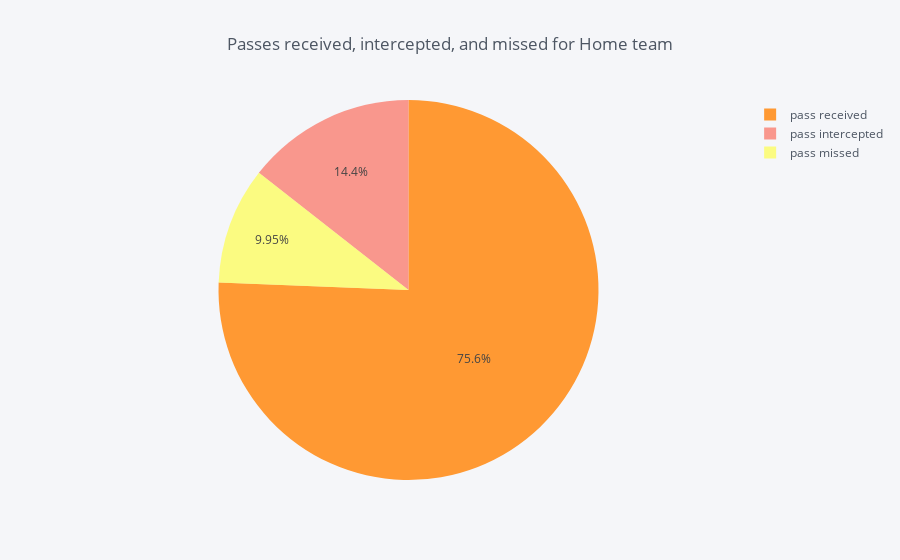

The cell this chart's notebook holds for it:
### Code cell
lanes_home_passes_df.iplot(kind='pie',values="Count",labels="Action",
                   title="Passes received, intercepted, and missed for Home team")

### Figure 1 — Plotly figure (JSON) as saved in the notebook; plotly's stock layout.template omitted (floating-point values rounded to 4 significant figures)
{"data": [{"labels": ["pass received", "pass received", "pass received", "pass received", "pass received", "pass received", "pass received", "pass received", "pass received", "pass received", "pass received", "pass received", "pass received", "pass received", "pass received", "pass received", "pass received", "pass received", "pass received", "pass received", "pass intercepted", "pass intercepted", "pass intercepted", "pass intercepted", "pass intercepted", "pass intercepted", "pass intercepted", "pass intercepted", "pass intercepted", "pass intercepted", "pass intercepted", "pass intercepted", "pass intercepted", "pass intercepted", "pass intercepted", "pass intercepted", "pass intercepted", "pass intercepted", "pass intercepted", "pass intercepted", "pass missed", "pass missed", "pass missed", "pass missed", "pass missed", "pass missed", "pass missed", "pass missed", "pass missed", "pass missed", "pass missed", "pass missed", "pass missed", "pass missed", "pass missed", "pass missed", "pass missed", "pass missed", "pass missed", "pass missed"], "marker": {"colors": ["rgba(255, 153, 51, 1.0)", "rgba(55, 128, 191, 1.0)", "rgba(50, 171, 96, 1.0)", "rgba(128, 0, 128, 1.0)", "rgba(219, 64, 82, 1.0)", "rgba(0, 128, 128, 1.0)", "rgba(255, 255, 51, 1.0)", "rgba(128, 128, 0, 1.0)", "rgba(251, 128, 114, 1.0)", "rgba(128, 177, 211, 1.0)", "rgba(128, 177, 211, 0.8999999999999999)", "rgba(255, 153, 51, 0.8999999999999999)", "rgba(55, 128, 191, 0.8999999999999999)", "rgba(50, 171, 96, 0.8999999999999999)", "rgba(128, 0, 128, 0.8999999999999999)", "rgba(219, 64, 82, 0.8999999999999999)", "rgba(0, 128, 128, 0.8999999999999999)", "rgba(255, 255, 51, 0.8999999999999999)", "rgba(128, 128, 0, 0.8999999999999999)", "rgba(251, 128, 114, 0.8999999999999999)", "rgba(251, 128, 114, 0.7999999999999998)", "rgba(128, 177, 211, 0.7999999999999998)", "rgba(255, 153, 51, 0.7999999999999998)", "rgba(55, 128, 191, 0.7999999999999998)", "rgba(50, 171, 96, 0.7999999999999998)", "rgba(128, 0, 128, 0.7999999999999998)", "rgba(219, 64, 82, 0.7999999999999998)", "rgba(0, 128, 128, 0.7999999999999998)", "rgba(255, 255, 51, 0.7999999999999998)", "rgba(128, 128, 0, 0.7999999999999998)", "rgba(128, 128, 0, 0.7)", "rgba(251, 128, 114, 0.7)", "rgba(128, 177, 211, 0.7)", "rgba(255, 153, 51, 0.7)", "rgba(55, 128, 191, 0.7)", "rgba(50, 171, 96, 0.7)", "rgba(128, 0, 128, 0.7)", "rgba(219, 64, 82, 0.7)", "rgba(0, 128, 128, 0.7)", "rgba(255, 255, 51, 0.7)", "rgba(255, 255, 51, 0.5999999999999999)", "rgba(128, 128, 0, 0.5999999999999999)", "rgba(251, 128, 114, 0.5999999999999999)", "rgba(128, 177, 211, 0.5999999999999999)", "rgba(255, 153, 51, 0.5999999999999999)", "rgba(55, 128, 191, 0.5999999999999999)", "rgba(50, 171, 96, 0.5999999999999999)", "rgba(128, 0, 128, 0.5999999999999999)", "rgba(219, 64, 82, 0.5999999999999999)", "rgba(0, 128, 128, 0.5999999999999999)", "rgba(0, 128, 128, 0.49999999999999983)", "rgba(255, 255, 51, 0.49999999999999983)", "rgba(128, 128, 0, 0.49999999999999983)", "rgba(251, 128, 114, 0.49999999999999983)", "rgba(128, 177, 211, 0.49999999999999983)", "rgba(255, 153, 51, 0.49999999999999983)", "rgba(55, 128, 191, 0.49999999999999983)", "rgba(50, 171, 96, 0.49999999999999983)", "rgba(128, 0, 128, 0.49999999999999983)", "rgba(219, 64, 82, 0.49999999999999983)"]}, "name": "", "type": "pie", "values": [14, 10, 5, 7, 13, 13, 3, 5, 5, 6, 10, 3, 4, 9, 16, 7, 3, 6, 5, 8, 1, 2, 0, 3, 2, 2, 1, 3, 1, 3, 1, 3, 3, 1, 1, 0, 0, 2, 0, 0, 4, 2, 0, 1, 2, 2, 1, 0, 0, 2, 0, 1, 0, 2, 0, 1, 0, 0, 1, 1]}], "layout": {"legend": {"bgcolor": "#F5F6F9", "font": {"color": "#4D5663"}}, "paper_bgcolor": "#F5F6F9", "plot_bgcolor": "#F5F6F9", "title": "Passes received, intercepted, and missed for Home team", "titlefont": {"color": "#4D5663"}}}
